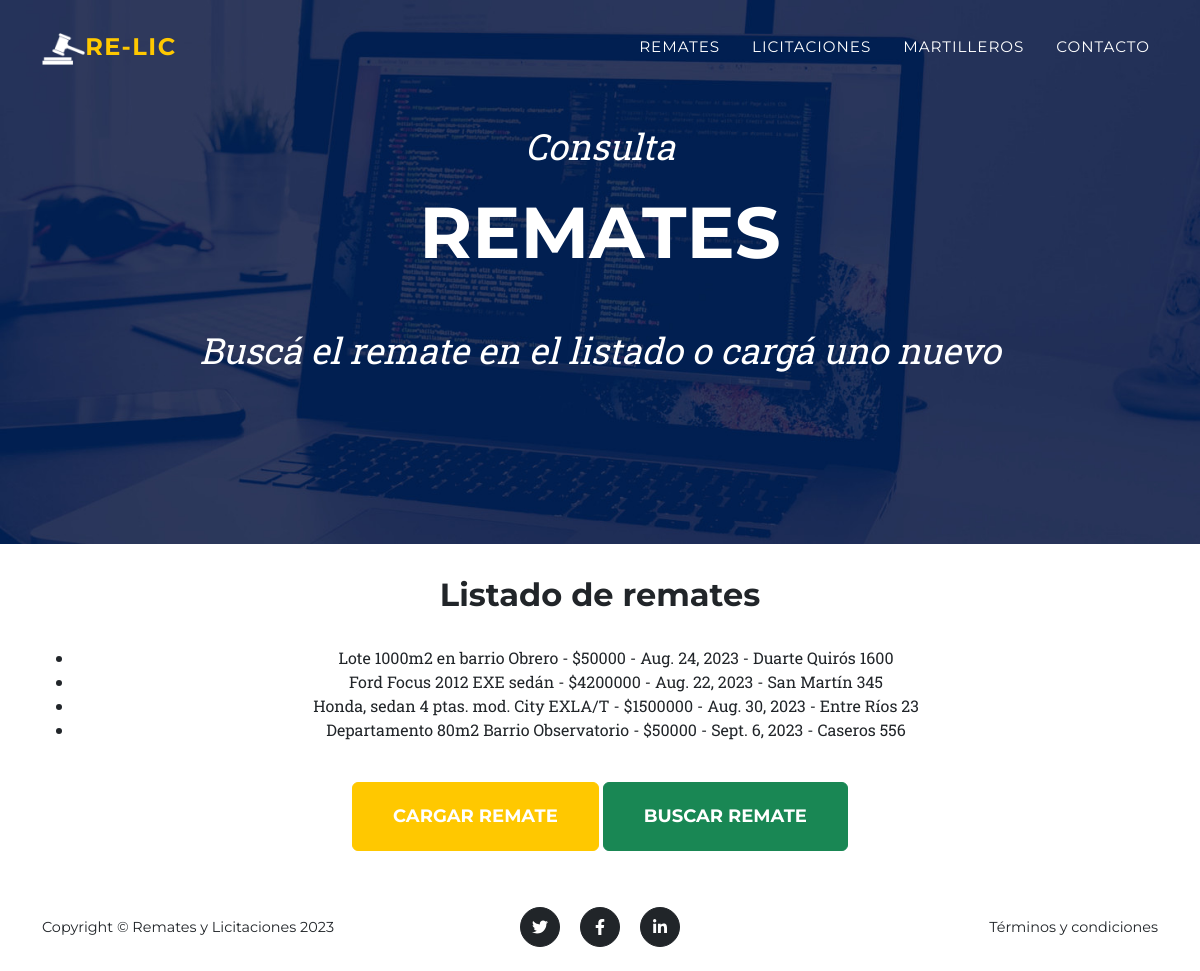
The app's page /Publicaciones/remates/, older data.
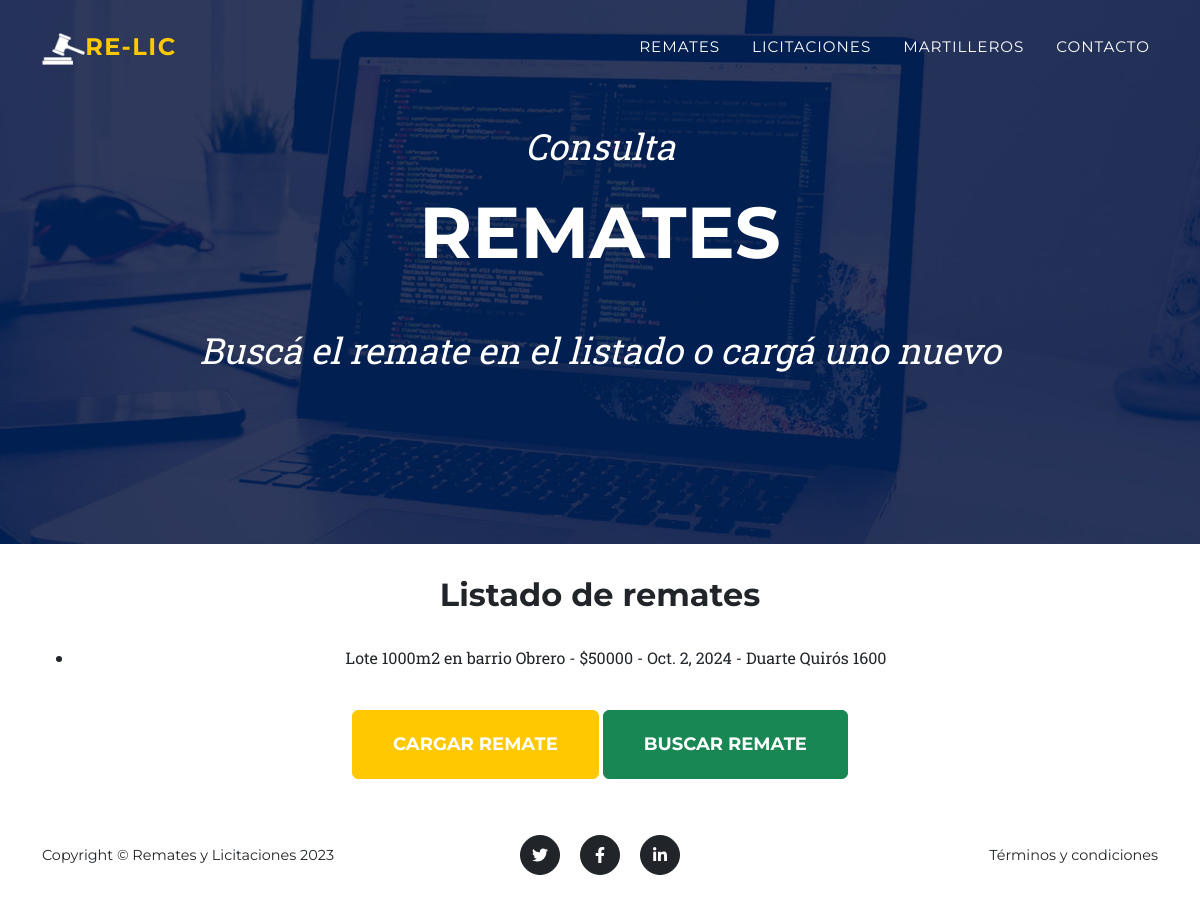
The same page, newer data.
### Publicaciones/models.py (models this page shows, shortened)
class Remate(models.Model):
    bien = models.CharField(max_length=90)
    base = models.IntegerField()
    fecha = models.DateField()
    lugar = models.CharField(max_length=50)

### Publicaciones/views.py (the view)
# urls.py: path('remates/', remates, name='remates'),
def remates(request):
    lista_remates=Remate.objects.all()
    return render(request,'remates.html', {'listado_remates':lista_remates})

### Publicaciones/templates/remates.html
{% extends "padre.html" %}
{% load static %}
{% block contenido_hero %}
<div class="masthead-subheading">Consulta</div>
<div class="masthead-heading text-uppercase">Remates</div>
<div class="masthead-subheading">Buscá el remate en el listado o cargá uno nuevo</div>
{% endblock %}
{% block listado %}
<h2>Listado de remates</h2>
<br>
<ul>
    {% for remate in listado_remates %}
        <li>{{ remate.bien }} - ${{ remate.base }} - {{ remate.fecha }} - {{ remate.lugar }}</li>
    {% endfor %}
</ul>
<br>
<a class="btn btn-warning btn-xl text-uppercase" href="{% url 'carga_remates' %}">Cargar Remate</a>
<a class="btn btn-success btn-xl text-uppercase" href="{% url 'busqueda_remates' %}">Buscar Remate</a>
{% endblock %}

### Publicaciones/templates/padre.html (shortened to what this page needs)
<!DOCTYPE html>
<html lang="en">
    <head>
        {% load static %}
        <link href="{% static '/css/styles.css' %}" rel="stylesheet" />
    </head>
    <body id="page-top">
        <nav class="navbar navbar-expand-lg navbar-dark fixed-top" id="mainNav">
            <div class="container">
                <a class="navbar-brand" href="{% url 'inicio' %}"><img src="{% static 'assets/img/martillo-blanco.png' %}" alt="">Re-Lic</a>
                <div class="collapse navbar-collapse" id="navbarResponsive">
                    <ul class="navbar-nav text-uppercase ms-auto py-4 py-lg-0">
                        <li class="nav-item"><a class="nav-link" href="{% url 'remates' %}">Remates</a></li>
                        <li class="nav-item"><a class="nav-link" href="{% url 'licitaciones' %}">Licitaciones</a></li>
                        <li class="nav-item"><a class="nav-link" href="{% url 'martilleros' %}">Martilleros</a></li>
                        <li class="nav-item"><a class="nav-link" href="#contact">Contacto</a></li>
                    </ul>
                </div>
            </div>
        </nav>
        <header class="masthead">
            <div class="container">
                {% block contenido_hero %}
                {% endblock %}
            </div>
        </header>
        <section class="page-section">
            <div class="container">
                <div class="text-center">
                   {% block listado %}
                   {% endblock %}
                </div>
            </div>
        </section>
        <footer class="footer py-4">
            <div class="container">
                <div class="row align-items-center">
                    <div class="col-lg-4 text-lg-start">Copyright &copy; Remates y Licitaciones 2023</div>
                    <div class="col-lg-4 my-3 my-lg-0">
                        <a class="btn btn-dark btn-social mx-2" href="#!" aria-label="Twitter"><i class="fab fa-twitter"></i></a>
                        <a class="btn btn-dark btn-social mx-2" href="#!" aria-label="Facebook"><i class="fab fa-facebook-f"></i></a>
                        <a class="btn btn-dark btn-social mx-2" href="#!" aria-label="LinkedIn"><i class="fab fa-linkedin-in"></i></a>
                    </div>
                    <div class="col-lg-4 text-lg-end">
                        <a class="link-dark text-decoration-none" href="#!">Términos y condiciones</a>
                    </div>
                </div>
            </div>
        </footer>
    </body>
</html>

Row changes from the older to the newer data that the page shows:
removed Remate: bien "Ford Focus 2012 EXE sedán", base "4200000", fecha "Aug. 22, 2023", lugar "San Martín 345"
removed Remate: bien "Honda, sedan 4 ptas. mod. City EXLA/T", base "1500000", fecha "Aug. 30, 2023", lugar "Entre Ríos 23"
removed Remate: bien "Departamento 80m2 Barrio Observatorio", base "50000", fecha "Sept. 6, 2023", lugar "Caseros 556"
changed Remate "Lote 1000m2 en barrio Obrero": fecha "Aug. 24, 2023" → "Oct. 2, 2024"
